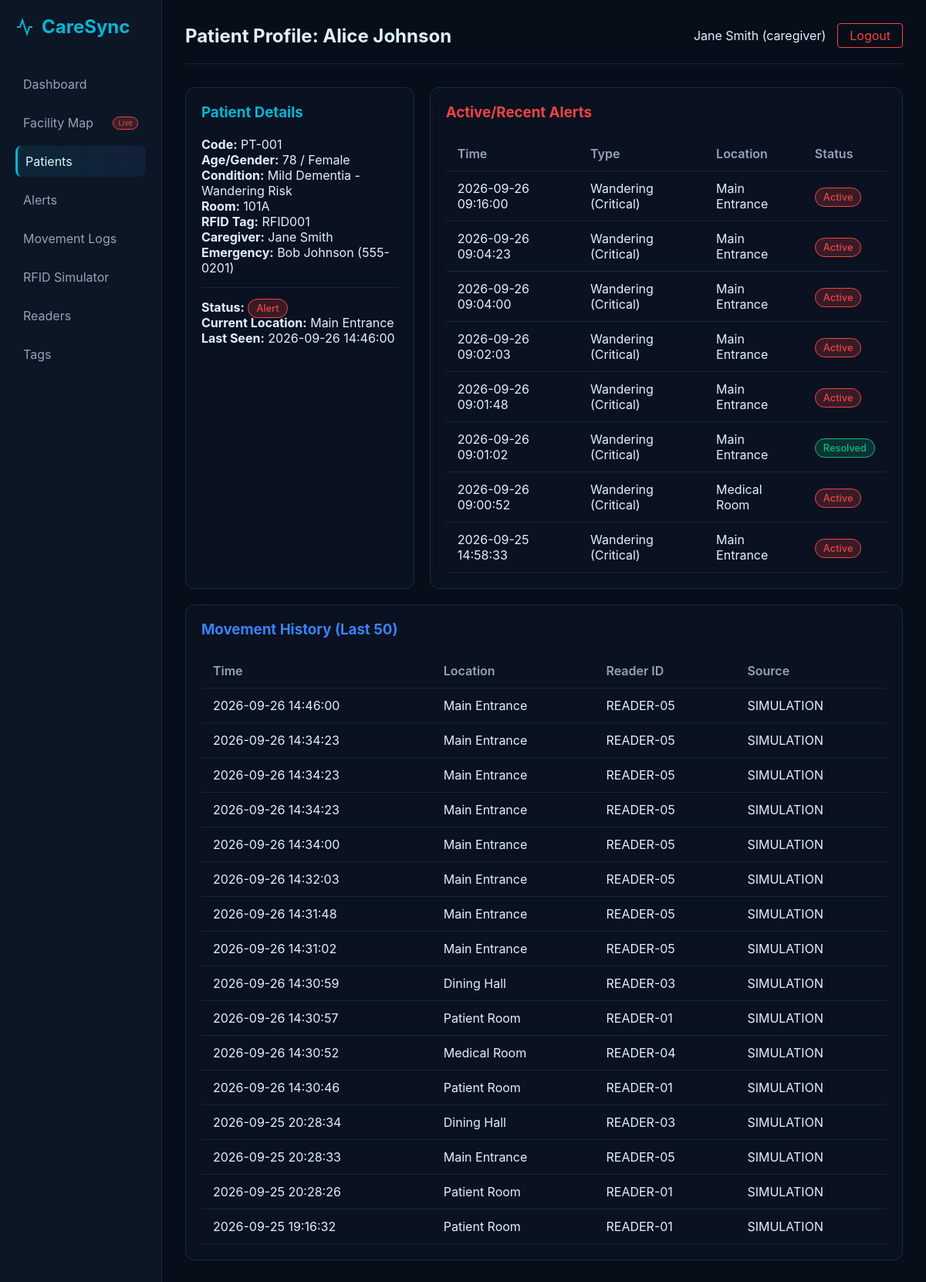
The page /patients/1 (signed in) on the database its author committed.
### tables this page shows
CREATE TABLE patients (
    id INTEGER PRIMARY KEY AUTOINCREMENT,
    patient_code TEXT UNIQUE NOT NULL,
    name TEXT NOT NULL,
    age INTEGER,
    gender TEXT,
    medical_condition TEXT,
    rfid_tag_id TEXT,
    assigned_caregiver_id INTEGER,
    current_location TEXT,
    room_number TEXT,
    status TEXT NOT NULL DEFAULT 'Normal',
    emergency_contact TEXT,
    notes TEXT,
    last_seen DATETIME,
    FOREIGN KEY(rfid_tag_id) REFERENCES rfid_tags(tag_id),
    FOREIGN KEY(assigned_caregiver_id) REFERENCES users(id)
);

CREATE TABLE users (
    id INTEGER PRIMARY KEY AUTOINCREMENT,
    username TEXT UNIQUE NOT NULL,
    email TEXT UNIQUE NOT NULL,
    password_hash TEXT NOT NULL,
    role TEXT NOT NULL,
    full_name TEXT NOT NULL,
    phone TEXT
);

CREATE TABLE alerts (
    id INTEGER PRIMARY KEY AUTOINCREMENT,
    alert_code TEXT UNIQUE NOT NULL,
    patient_id INTEGER,
    alert_type TEXT NOT NULL,
    location TEXT,
    severity TEXT NOT NULL,
    message TEXT NOT NULL,
    status TEXT NOT NULL DEFAULT 'Active',
    acknowledged_by INTEGER,
    resolved_by INTEGER,
    resolution_notes TEXT,
    resolved_at DATETIME,
    timestamp DATETIME DEFAULT CURRENT_TIMESTAMP,
    FOREIGN KEY(patient_id) REFERENCES patients(id),
    FOREIGN KEY(acknowledged_by) REFERENCES users(id),
    FOREIGN KEY(resolved_by) REFERENCES users(id)
);

CREATE TABLE movement_logs (
    id INTEGER PRIMARY KEY AUTOINCREMENT,
    patient_id INTEGER,
    rfid_tag_id TEXT,
    reader_id TEXT,
    location TEXT,
    timestamp DATETIME DEFAULT CURRENT_TIMESTAMP,
    trigger_source TEXT,
    notes TEXT,
    FOREIGN KEY(patient_id) REFERENCES patients(id)
);

CREATE TABLE rfid_readers (
    id INTEGER PRIMARY KEY AUTOINCREMENT,
    reader_id TEXT UNIQUE NOT NULL,
    location_name TEXT NOT NULL,
    is_restricted INTEGER NOT NULL DEFAULT 0,
    status TEXT NOT NULL DEFAULT 'Active',
    description TEXT
);

### routes/patient_routes.py (the view)
@patient_bp.route('/<int:id>')
@login_required
def view_profile(id):
    patient = query_db("""
        SELECT p.*, t.tag_label, u.full_name as caregiver_name
        FROM patients p
        LEFT JOIN rfid_tags t ON p.rfid_tag_id = t.tag_id
        LEFT JOIN users u ON p.assigned_caregiver_id = u.id
        WHERE p.id = ?
    """, (id,), one=True)
    movement_logs = query_db("""
        SELECT m.*, r.location_name
        FROM movement_logs m
        JOIN rfid_readers r ON m.reader_id = r.reader_id
        WHERE m.patient_id = ?
        ORDER BY m.timestamp DESC LIMIT 50
    """, (id,))
    alerts = query_db("""
        SELECT * FROM alerts WHERE patient_id = ? ORDER BY timestamp DESC LIMIT 10
    """, (id,))
    return render_template('patients/profile.html', patient=patient, movement_logs=movement_logs, alerts=alerts)

### database/db.py (called while the page is built)
def get_db():
    db = getattr(g, '_database', None)
    if db is None:
        db = g._database = sqlite3.connect(DATABASE)
        db.row_factory = sqlite3.Row
    return db

def close_connection(exception):
    db = getattr(g, '_database', None)
    if db is not None:
        db.close()

def query_db(query, args=(), one=False):
    cur = get_db().execute(query, args)
    rv = cur.fetchall()
    cur.close()
    return (rv[0] if rv else None) if one else rv

### routes/auth_routes.py (called while the page is built)
def login_required(f):
    @wraps(f)
    def decorated_function(*args, **kwargs):
        if 'user_id' not in session:
            return redirect(url_for('auth.login', next=request.url))
        return f(*args, **kwargs)
    return decorated_function

### templates/patients/profile.html (shortened to what this page needs)
{% extends 'base.html' %}
{% block page_title %}Patient Profile: {{ patient.name }}{% endblock %}
{% block content %}
<div class="grid-3">
    <div class="card">
        <h3 style="color: var(--accent-cyan); margin-bottom: 20px;">Patient Details</h3>
        <p><strong>Code:</strong> {{ patient.patient_code }}</p>
        <p><strong>Age/Gender:</strong> {{ patient.age }} / {{ patient.gender }}</p>
        <p><strong>Condition:</strong> {{ patient.medical_condition }}</p>
        <p><strong>Room:</strong> {{ patient.room_number }}</p>
        <p><strong>RFID Tag:</strong> {{ patient.rfid_tag_id }}</p>
        <p><strong>Caregiver:</strong> {{ patient.caregiver_name }}</p>
        <p><strong>Emergency:</strong> {{ patient.emergency_contact }}</p>
        <hr style="border: 0; border-top: 1px solid var(--border-color); margin: 15px 0;">
        <p><strong>Status:</strong>
            {% if patient.status == 'Normal' %}
                <span class="badge green">Normal</span>
            {% elif patient.status == 'Attention Required' %}
                <span class="badge amber">Attention Required</span>
            {% else %}
                <span class="badge red">Alert</span>
            {% endif %}
        </p>
        <p><strong>Current Location:</strong> {{ patient.current_location }}</p>
        <p><strong>Last Seen:</strong> {{ patient.last_seen }}</p>
    </div>
    <div class="card" style="grid-column: span 2;">
        <h3 style="color: var(--status-red); margin-bottom: 20px;">Active/Recent Alerts</h3>
        {% if alerts %}
        <table>
            <thead>
                <tr>
                    <th>Time</th>
                    <th>Type</th>
                    <th>Location</th>
                    <th>Status</th>
                </tr>
            </thead>
            <tbody>
                {% for a in alerts %}
                <tr>
                    <td>{{ a.timestamp }}</td>
                    <td>{{ a.alert_type }} ({{ a.severity }})</td>
                    <td>{{ a.location }}</td>
                    <td>
                        {% if a.status == 'Active' %}
                            <span class="badge red">Active</span>
                        {% else %}
                            <span class="badge green">Resolved</span>
                        {% endif %}
                    </td>
                </tr>
                {% endfor %}
            </tbody>
        </table>
        {% else %}
        <p>No recent alerts.</p>
        {% endif %}
    </div>
</div>
<div class="card">
    <h3 style="color: var(--accent-blue); margin-bottom: 20px;">Movement History (Last 50)</h3>
    {% if movement_logs %}
    <table>
        <thead>
            <tr>
                <th>Time</th>
                <th>Location</th>
                <th>Reader ID</th>
                <th>Source</th>
            </tr>
        </thead>
        <tbody>
            {% for log in movement_logs %}
            <tr>
                <td>{{ log.timestamp }}</td>
                <td>{{ log.location_name }}</td>
                <td>{{ log.reader_id }}</td>
                <td>{{ log.trigger_source }}</td>
            </tr>
            {% endfor %}
        </tbody>
    </table>
    {% else %}
    <p>No movement history available.</p>
    {% endif %}
</div>
{% endblock %}

### templates/base.html (shortened to what this page needs)
<!DOCTYPE html>
<html lang="en">
<head>
    <link rel="stylesheet" href="{{ url_for('static', filename='css/style.css') }}">
</head>
<body>
    {% if session.get('user_id') %}
    <nav class="sidebar">
        <div class="logo">
            <svg width="24" height="24" viewBox="0 0 24 24" fill="none" stroke="currentColor" stroke-width="2"><path d="M22 12h-4l-3 9L9 3l-3 9H2"/></svg>
            CareSync
        </div>
        <ul class="nav-links">
            <li><a href="{{ url_for('dashboard.index') }}" {% if request.endpoint == 'dashboard.index' %}class="active"{% endif %}>Dashboard</a></li>
            <li>
                <a href="{{ url_for('map.facility_map') }}" {% if request.endpoint == 'map.facility_map' %}class="active"{% endif %}>
                    Facility Map <span class="live-badge">Live</span>
                </a>
            </li>
            <li><a href="{{ url_for('patient.list_patients') }}" {% if request.endpoint and request.endpoint.startswith('patient') %}class="active"{% endif %}>Patients</a></li>
            <li><a href="{{ url_for('alert.list_alerts') }}" {% if request.endpoint and request.endpoint.startswith('alert') %}class="active"{% endif %}>Alerts</a></li>
            <li><a href="{{ url_for('log.list_logs') }}" {% if request.endpoint and request.endpoint.startswith('log') %}class="active"{% endif %}>Movement Logs</a></li>
            <li><a href="{{ url_for('rfid.simulator') }}" {% if request.endpoint == 'rfid.simulator' %}class="active"{% endif %}>RFID Simulator</a></li>
            <li><a href="{{ url_for('rfid.list_readers') }}" {% if request.endpoint == 'rfid.list_readers' %}class="active"{% endif %}>Readers</a></li>
            <li><a href="{{ url_for('rfid.list_tags') }}" {% if request.endpoint == 'rfid.list_tags' %}class="active"{% endif %}>Tags</a></li>
        </ul>
    </nav>
    <main class="main-content">
        <header class="header">
            <h2>{% block page_title %}{% endblock %}</h2>
            <div class="user-info">
                <span>{{ session.get('full_name') }} ({{ session.get('role') }})</span>
                <a href="{{ url_for('auth.logout') }}" class="btn-logout">Logout</a>
            </div>
        </header>
        {% block content %}{% endblock %}
    </main>
    {% else %}
        {% block no_auth_content %}{% endblock %}
    {% endif %}
</body>
</html>

### static/css/style.css (style rules this page uses)
:root { --bg-dark: #070d19; --bg-card: rgba(16, 26, 43, 0.7); --border-color: rgba(43, 90, 150, 0.3); --text-primary: #e0f2fe; --text-secondary: #94a3b8; --accent-cyan: #06b6d4; --accent-blue: #3b82f6; --status-green: #10b981; --status-amber: #f59e0b; --status-red: #ef4444; --glass-bg: rgba(16, 26, 43, 0.4); --glass-border: rgba(6, 182, 212, 0.2); --glass-blur: blur(12px); }
* { box-sizing: border-box; margin: 0; padding: 0; font-family: 'Inter', 'Segoe UI', Tahoma, Geneva, Verdana, sans-serif; }
body { background-color: var(--bg-dark); color: var(--text-primary); display: flex; min-height: 100vh; }
.sidebar { width: 250px; background-color: var(--bg-card); border-right: 1px solid var(--border-color); padding: 20px; display: flex; flex-direction: column; }
.sidebar .logo { font-size: 1.5rem; font-weight: bold; margin-bottom: 40px; color: var(--accent-cyan); display: flex; align-items: center; gap: 10px; }
.sidebar .nav-links { list-style: none; flex-grow: 1; }
.sidebar .nav-links li { margin-bottom: 10px; }
.sidebar .nav-links a { text-decoration: none; color: var(--text-secondary); display: flex; align-items: center; padding: 10px; border-radius: 8px; transition: all 0.3s ease; }
.sidebar .nav-links a:hover, .sidebar .nav-links a.active { background: linear-gradient(90deg, rgba(6,182,212,0.1) 0%, rgba(59,130,246,0.1) 100%); color: var(--text-primary); border-left: 3px solid var(--accent-cyan); }
.live-badge { background: rgba(239, 68, 68, 0.2); color: var(--status-red); border: 1px solid var(--status-red); font-size: 0.6rem; padding: 2px 6px; border-radius: 10px; margin-left: auto; animation: pulse 2s infinite; }
.main-content { flex-grow: 1; padding: 30px; overflow-y: auto; height: 100vh; }
.header { display: flex; justify-content: space-between; align-items: center; margin-bottom: 30px; border-bottom: 1px solid var(--border-color); padding-bottom: 20px; }
.user-info { display: flex; align-items: center; gap: 15px; }
.btn-logout { text-decoration: none; color: var(--status-red); border: 1px solid var(--status-red); padding: 5px 15px; border-radius: 4px; transition: 0.3s; }
.card { background: var(--glass-bg); backdrop-filter: var(--glass-blur); border: 1px solid var(--glass-border); border-radius: 12px; padding: 20px; margin-bottom: 20px; }
.grid-3 { display: grid; grid-template-columns: repeat(3, 1fr); gap: 20px; }
.badge { padding: 4px 10px; border-radius: 20px; font-size: 0.8rem; font-weight: 500; }
.badge.green { background: rgba(16, 185, 129, 0.2); color: var(--status-green); border: 1px solid var(--status-green); }
.badge.red { background: rgba(239, 68, 68, 0.2); color: var(--status-red); border: 1px solid var(--status-red); }
table { width: 100%; border-collapse: collapse; }
th, td { padding: 12px 15px; text-align: left; border-bottom: 1px solid var(--border-color); }
th { color: var(--text-secondary); font-weight: 600; }

### rows shown on the page
patients: name "Alice Johnson", patient_code "PT-001", age "78", gender "Female", medical_condition "Mild Dementia - Wandering Risk", room_number "101A", rfid_tag_id "RFID001", emergency_contact "Bob Johnson (555-0201)", current_location "Main Entrance", last_seen "2026-09-26 14:46:00"
users: get "Jane Smith", caregiver_name "Jane Smith"
alerts: timestamp "2026-09-26 09:16:00", alert_type "Wandering", severity "Critical", location "Main Entrance", status "Active"
alerts: timestamp "2026-09-26 09:04:23", alert_type "Wandering", severity "Critical", location "Main Entrance", status "Active"
alerts: timestamp "2026-09-26 09:04:00", alert_type "Wandering", severity "Critical", location "Main Entrance", status "Active"
alerts: timestamp "2026-09-26 09:02:03", alert_type "Wandering", severity "Critical", location "Main Entrance", status "Active"
alerts: timestamp "2026-09-26 09:01:48", alert_type "Wandering", severity "Critical", location "Main Entrance", status "Active"
alerts: timestamp "2026-09-26 09:01:02", alert_type "Wandering", severity "Critical", location "Main Entrance", status "Resolved"
alerts: timestamp "2026-09-26 09:00:52", alert_type "Wandering", severity "Critical", location "Medical Room", status "Active"
alerts: timestamp "2026-09-25 14:58:33", alert_type "Wandering", severity "Critical", location "Main Entrance", status "Active"
movement_logs: timestamp "2026-09-26 14:46:00", location_name "Main Entrance", reader_id "READER-05", trigger_source "SIMULATION"
movement_logs: timestamp "2026-09-26 14:34:23", location_name "Main Entrance", reader_id "READER-05", trigger_source "SIMULATION"
movement_logs: timestamp "2026-09-26 14:34:23", location_name "Main Entrance", reader_id "READER-05", trigger_source "SIMULATION"
movement_logs: timestamp "2026-09-26 14:34:23", location_name "Main Entrance", reader_id "READER-05", trigger_source "SIMULATION"
movement_logs: timestamp "2026-09-26 14:34:00", location_name "Main Entrance", reader_id "READER-05", trigger_source "SIMULATION"
movement_logs: timestamp "2026-09-26 14:32:03", location_name "Main Entrance", reader_id "READER-05", trigger_source "SIMULATION"
movement_logs: timestamp "2026-09-26 14:31:48", location_name "Main Entrance", reader_id "READER-05", trigger_source "SIMULATION"
movement_logs: timestamp "2026-09-26 14:31:02", location_name "Main Entrance", reader_id "READER-05", trigger_source "SIMULATION"
movement_logs: timestamp "2026-09-26 14:30:59", location_name "Dining Hall", reader_id "READER-03", trigger_source "SIMULATION"
movement_logs: timestamp "2026-09-26 14:30:57", location_name "Patient Room", reader_id "READER-01", trigger_source "SIMULATION"
movement_logs: timestamp "2026-09-26 14:30:52", location_name "Medical Room", reader_id "READER-04", trigger_source "SIMULATION"
movement_logs: timestamp "2026-09-26 14:30:46", location_name "Patient Room", reader_id "READER-01", trigger_source "SIMULATION"
movement_logs: timestamp "2026-09-25 20:28:34", location_name "Dining Hall", reader_id "READER-03", trigger_source "SIMULATION"
movement_logs: timestamp "2026-09-25 20:28:33", location_name "Main Entrance", reader_id "READER-05", trigger_source "SIMULATION"
movement_logs: timestamp "2026-09-25 20:28:26", location_name "Patient Room", reader_id "READER-01", trigger_source "SIMULATION"
movement_logs: timestamp "2026-09-25 19:16:32", location_name "Patient Room", reader_id "READER-01", trigger_source "SIMULATION"

### other values the page prints
{{ session.get('role') }} "caregiver"
